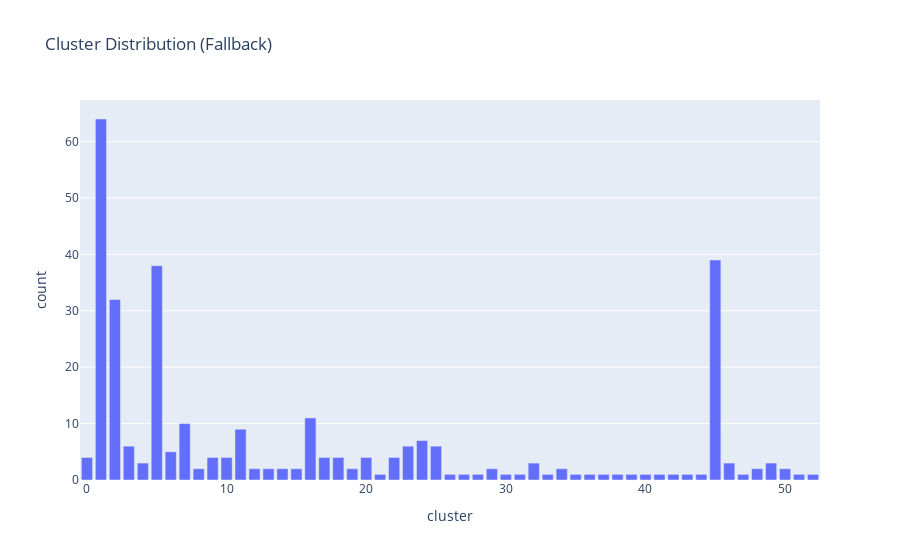

Notebook cell for this chart:
### Code cell
# Create Treemap (with duplicate prevention fix)
if ENABLE_ADVANCED_VIZ:
    try:
        print("\n🌳 Creating treemap...")

        # FIX: Detect which sentiment column exists
        sentiment_cols = [c for c in df_clustered.columns if 'sentiment' in c.lower() and 'score' in c.lower()]
        if sentiment_cols:
            sentiment_col = sentiment_cols[0]  # Use first available sentiment score column
            print(f"   • Using sentiment column: {sentiment_col}")
        else:
            sentiment_col = None
            print("   • No sentiment column found, using article counts only")

        # FIX: Aggregate data first to prevent duplicates
        if sentiment_col:
            treemap_data = df_clustered.groupby(['cluster', 'location']).agg({
                sentiment_col: 'mean',
                'cluster': 'size'
            }).reset_index()
            treemap_data.columns = ['cluster', 'location', 'avg_sentiment', 'count']
        else:
            treemap_data = df_clustered.groupby(['cluster', 'location']).size().reset_index(name='count')
            treemap_data['avg_sentiment'] = 0

        print(f"   • Aggregated to {len(treemap_data)} unique cluster-location pairs")

        # Create treemap with validated data
        fig_treemap = advanced_viz.create_treemap_hierarchical(
            treemap_data,
            cluster_col='cluster',
            location_col='location',
            sentiment_col='avg_sentiment',
            sentiment_score_col='avg_sentiment',
            title='Hierarchical Regional Narrative Structure'
        )

        fig_treemap.show()
        print("\n💡 Treemap created successfully")

    except Exception as e:
        print(f"\n⚠️  Could not create Treemap: {e}")
        print("   Creating fallback visualization...")

        import plotly.express as px
        cluster_sizes = df_clustered['cluster'].value_counts().reset_index()
        cluster_sizes.columns = ['cluster', 'count']

        fig_simple = px.bar(
            cluster_sizes,
            x='cluster',
            y='count',
            title='Cluster Distribution (Fallback)'
        )
        fig_simple.show()
else:
    print("⏭️  Treemap skipped (advanced viz disabled)")

### Figure 1 — Plotly figure (JSON) as saved in the notebook; plotly's stock layout.template omitted (floating-point values rounded to 4 significant figures)
{"data": [{"hovertemplate": "cluster=%{x}<br>count=%{y}<extra></extra>", "legendgroup": "", "marker": {"color": "#636efa", "pattern": {"shape": ""}}, "name": "", "orientation": "v", "showlegend": false, "textposition": "auto", "type": "bar", "x": [1, 45, 5, 2, 16, 7, 11, 24, 3, 25, 23, 6, 0, 20, 9, 18, 22, 10, 17, 49, 46, 32, 4, 12, 50, 15, 48, 14, 13, 34, 29, 19, 8, 28, 47, 21, 42, 36, 30, 35, 52, 39, 37, 26, 40, 27, 33, 41, 38, 43, 44, 51, 31], "xaxis": "x", "y": [64, 39, 38, 32, 11, 10, 9, 7, 6, 6, 6, 5, 4, 4, 4, 4, 4, 4, 4, 3, 3, 3, 3, 2, 2, 2, 2, 2, 2, 2, 2, 2, 2, 1, 1, 1, 1, 1, 1, 1, 1, 1, 1, 1, 1, 1, 1, 1, 1, 1, 1, 1, 1], "yaxis": "y"}], "layout": {"barmode": "relative", "legend": {"tracegroupgap": 0}, "title": {"text": "Cluster Distribution (Fallback)"}, "xaxis": {"anchor": "y", "domain": [0, 1], "title": {"text": "cluster"}}, "yaxis": {"anchor": "x", "domain": [0, 1], "title": {"text": "count"}}}}
